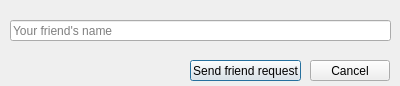
<?xml version="1.0" encoding="UTF-8"?>
<ui version="4.0">
 <class>searchFriend</class>
 <widget class="QDialog" name="searchFriend">
  <property name="geometry">
   <rect>
    <x>0</x>
    <y>0</y>
    <width>400</width>
    <height>86</height>
   </rect>
  </property>
  <property name="windowTitle">
   <string>Add Friend</string>
  </property>
  <widget class="QPushButton" name="sendFriend">
   <property name="geometry">
    <rect>
     <x>190</x>
     <y>60</y>
     <width>111</width>
     <height>21</height>
    </rect>
   </property>
   <property name="text">
    <string>Send friend request</string>
   </property>
  </widget>
  <widget class="QPushButton" name="cancelRequest">
   <property name="geometry">
    <rect>
     <x>310</x>
     <y>60</y>
     <width>80</width>
     <height>21</height>
    </rect>
   </property>
   <property name="text">
    <string>Cancel</string>
   </property>
  </widget>
  <widget class="QLineEdit" name="nameFriend">
   <property name="geometry">
    <rect>
     <x>10</x>
     <y>20</y>
     <width>381</width>
     <height>21</height>
    </rect>
   </property>
   <property name="placeholderText">
    <string>Your friend's name</string>
   </property>
  </widget>
  <widget class="QLabel" name="statusMessage">
   <property name="geometry">
    <rect>
     <x>10</x>
     <y>40</y>
     <width>381</width>
     <height>16</height>
    </rect>
   </property>
   <property name="text">
    <string/>
   </property>
  </widget>
 </widget>
 <resources/>
 <connections/>
</ui>
